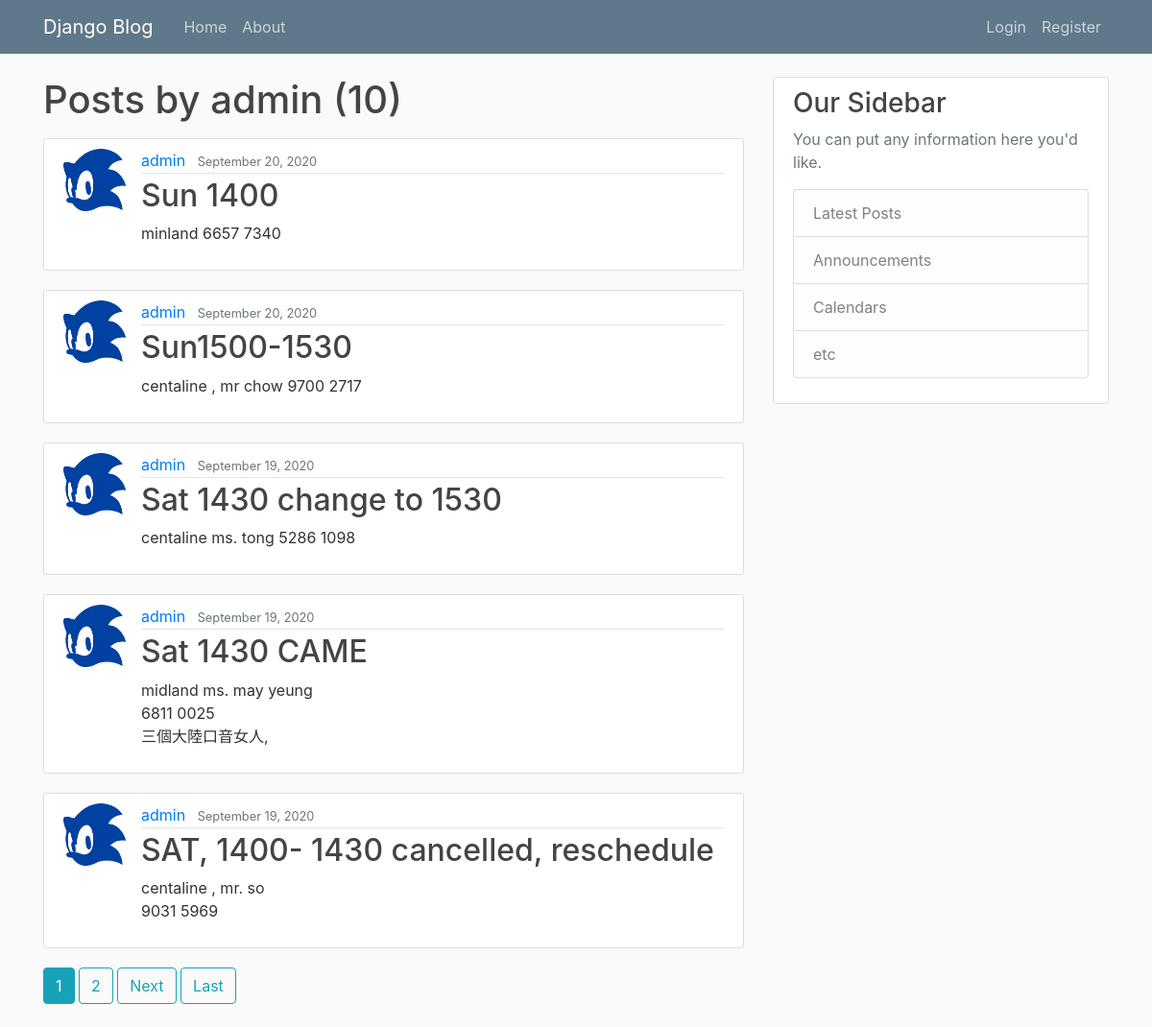
Screenshot of /user/admin with the database file from the repository.
### blog/models.py (models this page shows, shortened)
class Post(models.Model):
	title = models.CharField(max_length=100)
	content = models.TextField()
	date_posted = models.DateTimeField(default=timezone.now)
	author = models.ForeignKey(User, on_delete=models.CASCADE)

### users/models.py (models this page shows, shortened)
class Profile(models.Model):
	user=models.OneToOneField(User, on_delete=models.CASCADE)
	image=models.ImageField(default='default.jpg',upload_to='profile_pics')

### blog/views.py (the view)
# urls.py: path('user/<str:username>', UserPostListView.as_view(), name='user-posts'),
class UserPostListView(ListView):
	model = Post
	template_name = 'blog/user_post.html' # <app>/<model>_<viewtype>.html
	context_object_name = 'posts'
	ordering = ['-date_posted']
	paginate_by = 5
	def get_queryset(self):
		user = get_object_or_404(User, username=self.kwargs.get('username'))
		return Post.objects.filter(author=user).order_by('-date_posted')

### blog/templates/blog/user_post.html (shortened to what this page needs)
{% extends 'blog/base.html' %}
{% block content %}
	<h1 class="mb-3">Posts by {{ view.kwargs.username }} ({{ page_obj.paginator.count }})</h1>
		{% for post in posts %}
			<article class="media content-section">
				<img class="rounded-circle-img article-img" src="{{ post.author.profile.image.url }}">
			  <div class="media-body">
			    <div class="article-metadata">
			      <a class="mr-2" href="{% url 'user-posts' post.author.username %}">{{ post.author }}</a>
			      <small class="text-muted">{{ post.date_posted|date:"F d, Y" }}</small>
			    </div>
			    <h2><a class="article-title" href="{% url 'post-detail' post.id %}">{{ post.title }}</a></h2>
			    <p class="article-content">{{ post.content }}</p>
			  </div>
			</article>
		{% endfor %}
	{% if is_paginated %}
		{% for num in page_obj.paginator.page_range %}
			{% if page_obj.number == num %}
				<a class="btn btn-info mb-4" href="?page={{ num }}">{{ num }}</a>
			{% elif num > page_obj.number|add:'-3' and num < page_obj.number|add:'3' %}
				<a class="btn btn-outline-info mb-4" href="?page={{ num }}">{{ num }}</a>
			{% endif %}
		{% endfor %}
		{% if page_obj.has_next %}
			<a class="btn btn-outline-info mb-4" href="?page={{ page_obj.next_page_number }}">Next</a>
			<a class="btn btn-outline-info mb-4" href="?page={{ page_obj.paginator.num_pages }}">Last</a>
		{% endif %}
	{% endif %}
{% endblock %}

### blog/static/blog/main.css (style rules this page uses)
body { background: #fafafa; color: #333333; margin-top: 5rem; }
h1, h2, h3, h4, h5, h6 { color: #444444; }
.content-section { background: #ffffff; padding: 10px 20px; border: 1px solid #dddddd; border-radius: 3px; margin-bottom: 20px; }
.article-title { color: #444444; }
.article-content { white-space: pre-line; }
.article-img { height: 65px; width: 65px; margin-right: 16px; }
.article-metadata { padding-bottom: 1px; margin-bottom: 4px; border-bottom: 1px solid #e3e3e3 }

### rows the page displays
Post: author.profile.image (picture), author "admin", date_posted "September 20, 2020", title "Sun 1400", content "minland 6657 7340"
Post: author.profile.image (picture), author "admin", date_posted "September 20, 2020", title "Sun1500-1530", content "centaline , mr chow 9700 2717"
Post: author.profile.image (picture), author "admin", date_posted "September 19, 2020", title "Sat 1430 change to 1530", content "centaline ms. tong 5286 1098"
Post: author.profile.image (picture), author "admin", date_posted "September 19, 2020", title "Sat 1430 CAME", content "midland ms. may yeung 6811 0025 三個大陸口音女人,"
Post: author.profile.image (picture), author "admin", date_posted "September 19, 2020", title "SAT, 1400- 1430 cancelled, reschedule", content "centaline , mr. so 9031 5969"

### other values shown
{{ view.kwargs.username }} "admin"
{{ page_obj.paginator.count }} "10"
{{ num }} "1"
{{ num }} "2"
